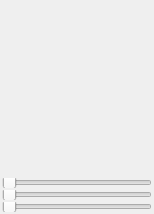
<?xml version="1.0" encoding="UTF-8"?>
<ui version="4.0">
 <class>color_picker</class>
 <widget class="QWidget" name="color_picker">
  <property name="geometry">
   <rect>
    <x>0</x>
    <y>0</y>
    <width>154</width>
    <height>214</height>
   </rect>
  </property>
  <property name="windowTitle">
   <string>Form</string>
  </property>
  <layout class="QVBoxLayout" name="color_picker_layout">
   <property name="spacing">
    <number>0</number>
   </property>
   <property name="leftMargin">
    <number>0</number>
   </property>
   <property name="topMargin">
    <number>0</number>
   </property>
   <property name="rightMargin">
    <number>0</number>
   </property>
   <property name="bottomMargin">
    <number>0</number>
   </property>
   <item>
    <widget class="QWidget" name="margins" native="true">
     <layout class="QVBoxLayout" name="margins_layout">
      <property name="spacing">
       <number>2</number>
      </property>
      <property name="leftMargin">
       <number>2</number>
      </property>
      <property name="topMargin">
       <number>2</number>
      </property>
      <property name="rightMargin">
       <number>2</number>
      </property>
      <property name="bottomMargin">
       <number>2</number>
      </property>
      <item>
       <widget class="QWidget" name="color_display" native="true">
        <property name="maximumSize">
         <size>
          <width>16777215</width>
          <height>20</height>
         </size>
        </property>
       </widget>
      </item>
      <item>
       <widget class="QWidget" name="color_panel" native="true"/>
      </item>
      <item>
       <widget class="QWidget" name="color_sliders" native="true">
        <property name="sizePolicy">
         <sizepolicy hsizetype="Preferred" vsizetype="Fixed">
          <horstretch>0</horstretch>
          <verstretch>0</verstretch>
         </sizepolicy>
        </property>
        <layout class="QVBoxLayout" name="color_sliders_layout">
         <property name="spacing">
          <number>2</number>
         </property>
         <property name="leftMargin">
          <number>0</number>
         </property>
         <property name="topMargin">
          <number>2</number>
         </property>
         <property name="rightMargin">
          <number>0</number>
         </property>
         <property name="bottomMargin">
          <number>0</number>
         </property>
         <item>
          <widget class="QSlider" name="s1">
           <property name="maximumSize">
            <size>
             <width>16777215</width>
             <height>10</height>
            </size>
           </property>
           <property name="focusPolicy">
            <enum>Qt::ClickFocus</enum>
           </property>
           <property name="maximum">
            <number>360</number>
           </property>
           <property name="orientation">
            <enum>Qt::Horizontal</enum>
           </property>
          </widget>
         </item>
         <item>
          <widget class="QSlider" name="s2">
           <property name="maximumSize">
            <size>
             <width>16777215</width>
             <height>10</height>
            </size>
           </property>
           <property name="focusPolicy">
            <enum>Qt::ClickFocus</enum>
           </property>
           <property name="maximum">
            <number>255</number>
           </property>
           <property name="orientation">
            <enum>Qt::Horizontal</enum>
           </property>
          </widget>
         </item>
         <item>
          <widget class="QSlider" name="s3">
           <property name="maximumSize">
            <size>
             <width>16777215</width>
             <height>10</height>
            </size>
           </property>
           <property name="focusPolicy">
            <enum>Qt::ClickFocus</enum>
           </property>
           <property name="maximum">
            <number>255</number>
           </property>
           <property name="orientation">
            <enum>Qt::Horizontal</enum>
           </property>
          </widget>
         </item>
        </layout>
       </widget>
      </item>
     </layout>
    </widget>
   </item>
  </layout>
 </widget>
 <resources/>
 <connections/>
</ui>
